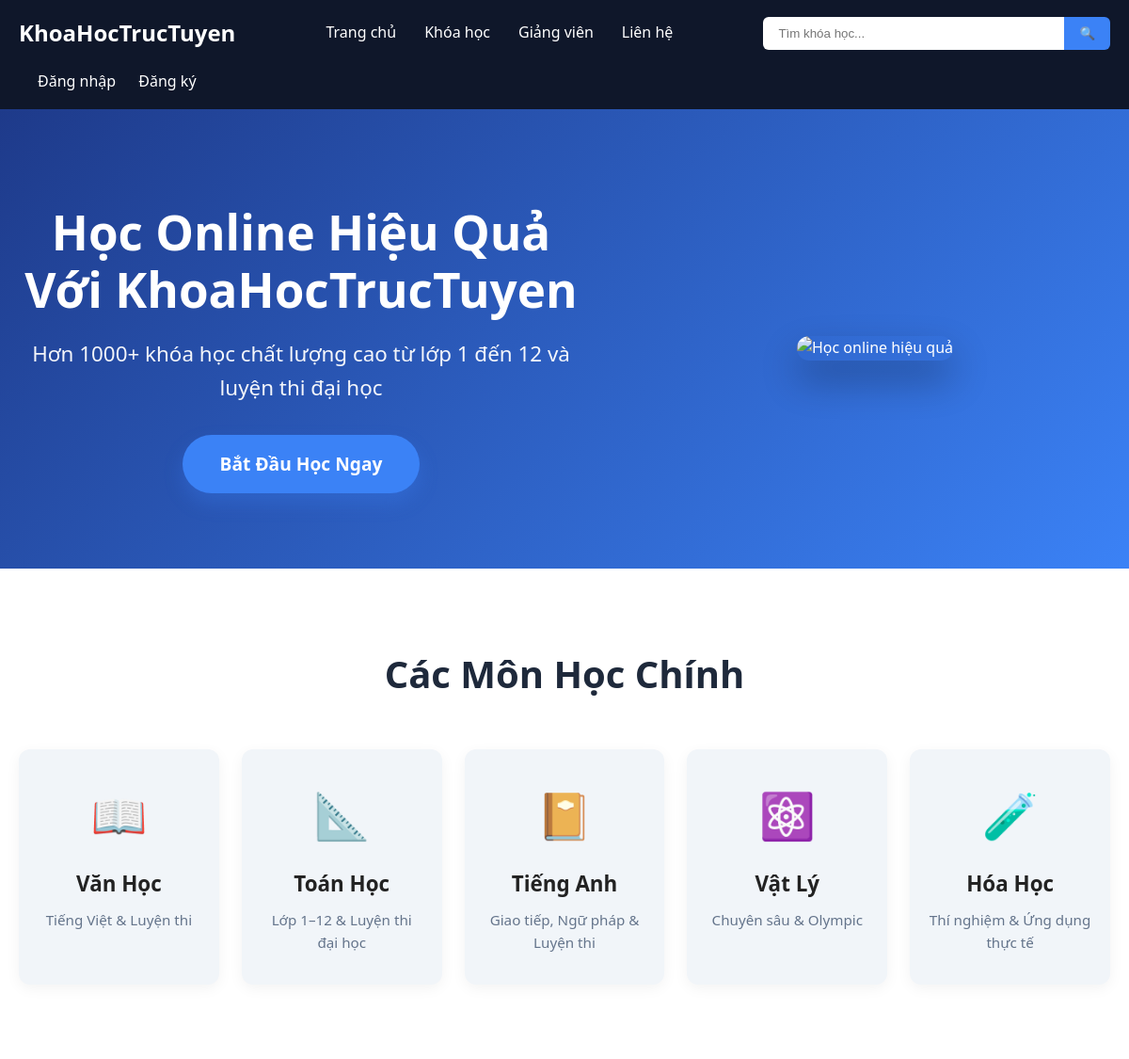
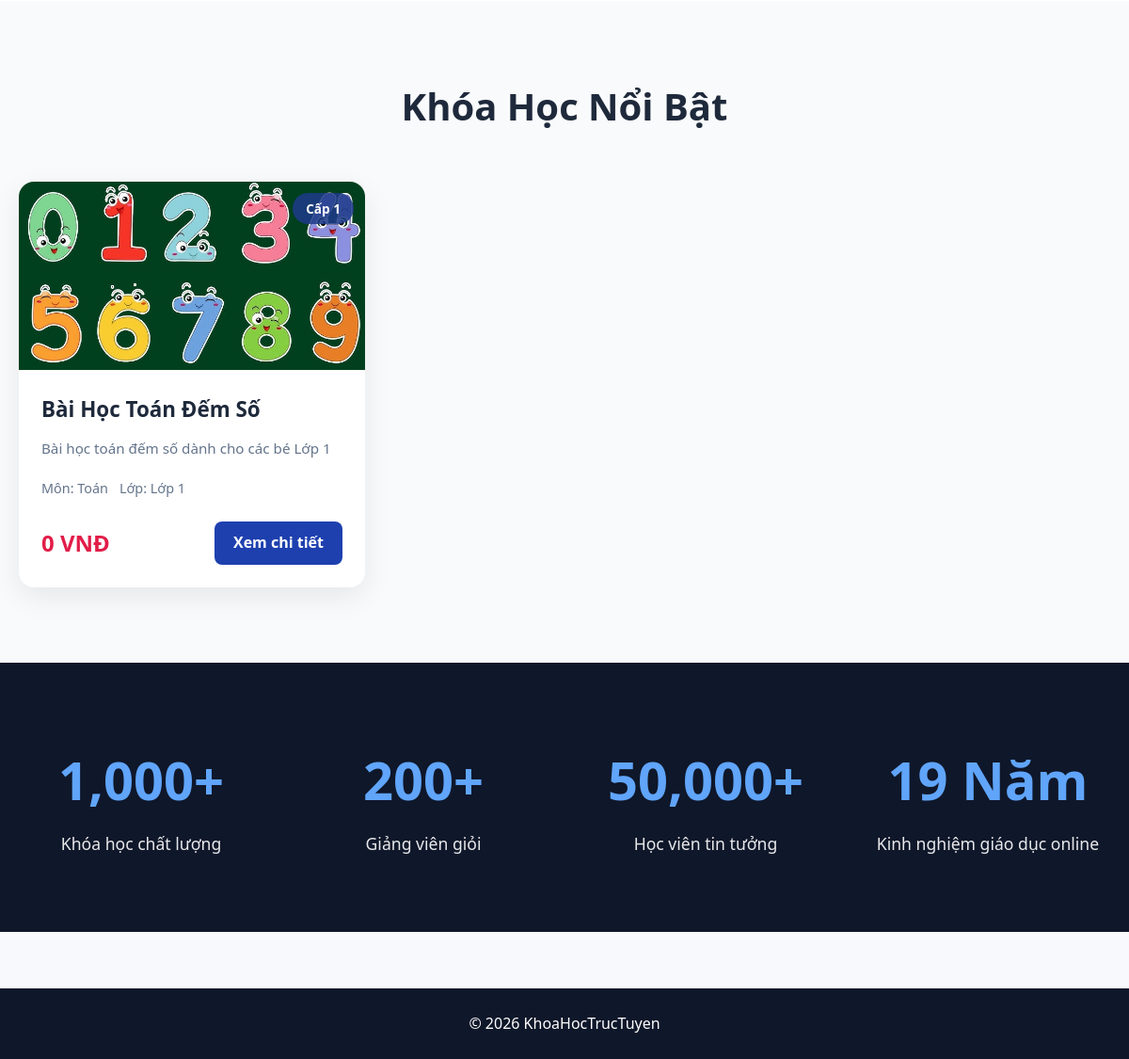
The page / on the database its author committed (2 pictures, top to bottom).
### courses/models.py (models this page shows, shortened)
class Course(models.Model):
    title = models.CharField(max_length=200)
    description = models.TextField(blank=True)
    price = models.DecimalField(max_digits=10, decimal_places=0, default=0)
    is_free = models.BooleanField(default=True)
    subject = models.ForeignKey('Subject', on_delete=models.CASCADE)
    grade = models.ForeignKey('Grade', on_delete=models.CASCADE)
    level = models.ForeignKey('Level', on_delete=models.CASCADE)
    image = models.ImageField(
        upload_to='courses/',
        blank=True,
        null=True,
        verbose_name="Ảnh khóa học",
        help_text="Kích thước khuyến nghị: 800x450px hoặc lớn hơn"
    )
    is_published = models.BooleanField(default=False, verbose_name="Đã xuất bản")

class Level(models.Model):
    name = models.CharField(max_length=50)
    def __str__(self):
        return self.name

class Subject(models.Model):
    name = models.CharField(max_length=100)
    def __str__(self):
        return self.name

class Grade(models.Model):
    name = models.CharField(max_length=50)
    level = models.ForeignKey(Level,on_delete=models.CASCADE)
    def __str__(self):
        return self.name

### courses/views.py (the view)
# urls.py: path('', views.index),
def index(request):
    courses = Course.objects.all()
    return render(request, "index.html", {
        "courses": courses
    })

### courses/context_processors.py (called while the page is built)
def menu_data(request):
    levels = Level.objects.all()
    return {
        'levels': levels
    }

### templates/index.html (shortened to what this page needs)
{% extends "base.html" %}
{% load static %}
{% block extra_css %}
  <link rel="stylesheet" href="{% static 'style.css' %}">
{% endblock %}
{% block content %}
<section class="hero">
  <div class="container hero-container">
    <div class="hero-text">
      <h1>Học Online Hiệu Quả Với KhoaHocTrucTuyen</h1>
      <p>Hơn 1000+ khóa học chất lượng cao từ lớp 1 đến 12 và luyện thi đại học</p>
      <a href="/courses/" class="btn-primary">Bắt Đầu Học Ngay</a>
    </div>
    <div class="hero-image">
      <img src="https://images.unsplash.com/photo-1522202176988-66273c2fd55f?w=800" alt="Học online hiệu quả" loading="lazy">
    </div>
  </div>
</section>
<section class="category-section">
  <div class="container">
    <h2 class="section-title">Các Môn Học Chính</h2>
    <div class="category-grid">
      <div class="category-card">
        <div class="category-icon">📖</div>
        <h3>Văn Học</h3>
        <p>Tiếng Việt & Luyện thi</p>
      </div>
      <div class="category-card">
        <div class="category-icon">📐</div>
        <h3>Toán Học</h3>
        <p>Lớp 1–12 & Luyện thi đại học</p>
      </div>
      <div class="category-card">
        <div class="category-icon">📔</div>
        <h3>Tiếng Anh</h3>
        <p>Giao tiếp, Ngữ pháp & Luyện thi</p>
      </div>
      <div class="category-card">
        <div class="category-icon">⚛️</div>
        <h3>Vật Lý</h3>
        <p>Chuyên sâu & Olympic</p>
      </div>
      <div class="category-card">
        <div class="category-icon">🧪</div>
        <h3>Hóa Học</h3>
        <p>Thí nghiệm & Ứng dụng thực tế</p>
      </div>
    </div>
  </div>
</section>
<section class="featured-courses">
  <div class="container">
    <h2 class="section-title">Khóa Học Nổi Bật</h2>
    <div class="course-grid">
      {% for course in courses %}
        <div class="course-card">
          <div class="course-thumbnail">
            {% if course.image %}
              <img src="{{ course.image.url }}" alt="{{ course.title }}" loading="lazy">
            {% else %}
              <div class="no-image-placeholder">
                <span>Chưa có ảnh</span>
              </div>
            {% endif %}
            <div class="course-overlay">
              <span class="course-level">{{ course.level }}</span>
            </div>
          </div>
          <div class="course-body">
            <h3 class="course-title">{{ course.title }}</h3>
            <p class="course-desc">{{ course.description|truncatewords:20 }}</p>
            <div class="course-meta">
              <span>Môn: {{ course.subject }}</span>
              <span>Lớp: {{ course.grade }}</span>
            </div>
            <div class="course-footer">
              <span class="price">{{ course.price }} VNĐ</span>
              <a href="/course/{{ course.id }}/" class="btn-detail">Xem chi tiết</a>
            </div>
          </div>
        </div>
      {% empty %}
        <p class="no-data">Chưa có khóa học nổi bật. Hãy khám phá thêm!</p>
      {% endfor %}
    </div>
  </div>
</section>
<section class="stats-section">
  <div class="container">
    <div class="stats-grid">
      <div class="stat-item">
        <h3>1,000+</h3>
        <p>Khóa học chất lượng</p>
      </div>
      <div class="stat-item">
        <h3>200+</h3>
        <p>Giảng viên giỏi</p>
      </div>
      <div class="stat-item">
        <h3>50,000+</h3>
        <p>Học viên tin tưởng</p>
      </div>
      <div class="stat-item">
        <h3>19 Năm</h3>
        <p>Kinh nghiệm giáo dục online</p>
      </div>
    </div>
  </div>
</section>
{% endblock %}

### static/style.css (style rules this page uses)
* { margin:0; padding:0; box-sizing:border-box; }
body { font-family: 'Segoe UI', system-ui, sans-serif; background:#f8f9fc; color:#222; line-height:1.6; }
.container { max-width:1280px; margin:0 auto; padding:0 20px; }
.hero { background: linear-gradient(135deg, #1e40af, #3b82f6); color:white; text-align:center; padding:80px 20px; }
.hero h1 { font-size:42px; margin-bottom:12px; }
.hero p { font-size:20px; opacity:0.95; }
.hero { background: linear-gradient(135deg, #1e3a8a, #3b82f6); color: white; padding: 100px 0 80px; position: relative; overflow: hidden; }
.hero-container { display: flex; align-items: center; justify-content: space-between; gap: 60px; flex-wrap: wrap; }
.hero-text { flex: 1; min-width: 300px; }
.hero-text h1 { font-size: 3.2rem; margin-bottom: 1.2rem; line-height: 1.2; }
.hero-text p { font-size: 1.4rem; margin-bottom: 2rem; opacity: 0.95; }
.hero-image { flex: 1; max-width: 500px; }
.hero-image img { width: 100%; border-radius: 16px; box-shadow: 0 20px 40px rgba(0,0,0,0.3); }
.section-title { text-align: center; font-size: 2.5rem; margin-bottom: 3rem; color: #1e293b; }
.category-section { padding: 80px 0; background: white; }
.category-grid { display: grid; grid-template-columns: repeat(auto-fit, minmax(180px, 1fr)); gap: 24px; }
.category-card { background: #f1f5f9; border-radius: 12px; padding: 32px 20px; text-align: center; transition: all 0.3s ease; box-shadow: 0 4px 15px rgba(0,0,0,0.05); }
.category-icon { font-size: 3rem; margin-bottom: 1rem; }
.category-card h3 { font-size: 1.4rem; margin-bottom: 0.5rem; }
.category-card p { color: #64748b; font-size: 0.95rem; }
.featured-courses { padding: 80px 0; background: #f8fafc; }
.course-grid { display: grid; grid-template-columns: repeat(auto-fill, minmax(320px, 1fr)); gap: 28px; }
.course-card { background: white; border-radius: 16px; overflow: hidden; box-shadow: 0 10px 30px rgba(0,0,0,0.08); transition: all 0.35s ease; }
.course-thumbnail { position: relative; height: 200px; overflow: hidden; }
.course-thumbnail img { width: 100%; height: 100%; object-fit: cover; transition: transform 0.5s ease; }
.course-overlay { position: absolute; top: 12px; right: 12px; background: rgba(30,58,138,0.85); color: white; padding: 6px 14px; border-radius: 20px; font-size: 0.85rem; font-weight: 600; }
.course-body { padding: 24px; }
.course-title { font-size: 1.4rem; margin-bottom: 0.8rem; color: #1e293b; }
.course-desc { color: #64748b; font-size: 0.95rem; margin-bottom: 1.2rem; line-height: 1.5; }
.course-meta { display: flex; gap: 12px; font-size: 0.9rem; color: #64748b; margin-bottom: 1.5rem; }
.course-footer { display: flex; justify-content: space-between; align-items: center; }
.price { font-size: 1.5rem; font-weight: 700; color: #e11d48; }
.btn-detail { padding: 10px 20px; background: #1e40af; color: white; border-radius: 8px; text-decoration: none; font-weight: 600; transition: all 0.25s; }
.stats-section { padding: 80px 0; background: #0f172a; color: white; }
.stats-grid { display: grid; grid-template-columns: repeat(auto-fit, minmax(200px, 1fr)); gap: 40px; text-align: center; }
.stat-item h3 { font-size: 3.5rem; margin-bottom: 0.5rem; color: #60a5fa; }
.stat-item p { font-size: 1.1rem; opacity: 0.9; }
.btn-primary { display: inline-block; padding: 16px 40px; background: #3b82f6; color: white; font-size: 1.2rem; font-weight: 600; border-radius: 50px; text-decoration: none; transition: all 0.3s; box-shadow: 0 10px 20px rgba(59,130,246,0.3); }

### rows shown on the page
Course: image (picture), level "Cấp 1", title "Bài Học Toán Đếm Số", description "Bài học toán đếm số dành cho các bé Lớp 1", subject "Toán", grade "Lớp 1", price "0"
